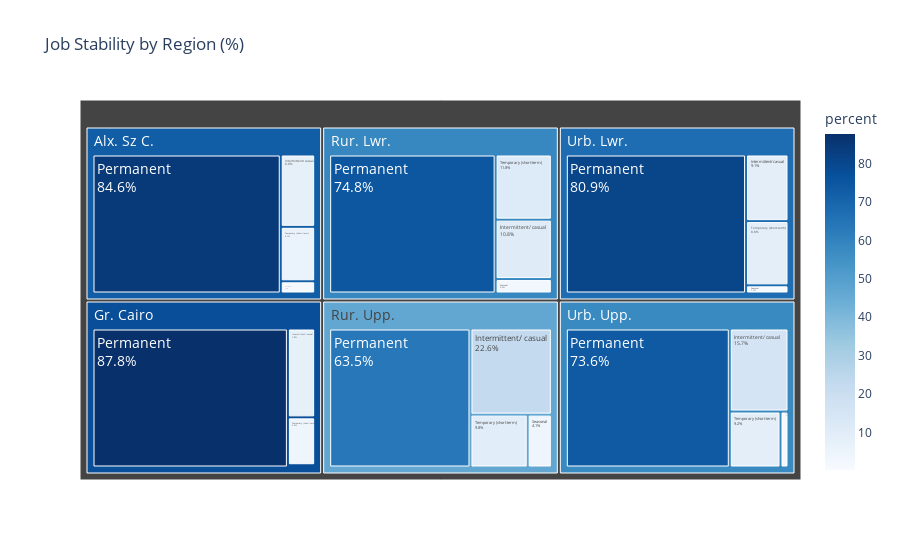

The cell this chart's notebook holds for it:
### Code cell
# حساب التوزيع والنسب المئوية
region_stability = (
    df.groupby(['region', 'job_stability'])
      .size()
      .reset_index(name='count'))

# حساب النسبة المئوية داخل كل إقليم
region_stability['percent'] = (
    region_stability.groupby('region')['count']
    .transform(lambda x: 100 * x / x.sum()))

# ترتيب الأعمدة للوضوح
region_stability = region_stability[['region', 'job_stability', 'count', 'percent']]
print(region_stability.head(10))  # عرض أول 10 صفوف للتأكد

#  رسم Treemap لتوزيع النسب
fig = px.treemap(
    region_stability,
    path=['region', 'job_stability'],
    values='percent',
    color='percent',
    color_continuous_scale='Blues',
    title='Job Stability by Region (%)')

fig.update_traces(
    texttemplate='%{label}<br>%{value:.1f}%',
    textfont_size=14)

fig.show()

### Figure 1 — Plotly figure (JSON) as saved in the notebook; plotly's stock layout.template omitted (floating-point values rounded to 4 significant figures)
{"data": [{"branchvalues": "total", "customdata": [[8.038], [7.831], [10.79], [22.64], [9.133], [15.74], [84.55], [87.75], [74.76], [63.46], [80.95], [73.64], [1.357], [0.2008], [2.62], [4.121], [1.117], [1.445], [6.054], [4.217], [11.83], [9.775], [8.804], [9.168], [72.52], [77.79], [58.52], [46.53], [67.14], [57.57]], "domain": {"x": [0, 1], "y": [0, 1]}, "hovertemplate": "labels=%{label}<br>percent_sum=%{value}<br>parent=%{parent}<br>id=%{id}<br>percent=%{color}<extra></extra>", "ids": ["Alx. Sz C./Intermittent/ casual", "Gr. Cairo/Intermittent/ casual", "Rur. Lwr./Intermittent/ casual", "Rur. Upp./Intermittent/ casual", "Urb. Lwr./Intermittent/ casual", "Urb. Upp./Intermittent/ casual", "Alx. Sz C./Permanent", "Gr. Cairo/Permanent", "Rur. Lwr./Permanent", "Rur. Upp./Permanent", "Urb. Lwr./Permanent", "Urb. Upp./Permanent", "Alx. Sz C./Seasonal", "Gr. Cairo/Seasonal", "Rur. Lwr./Seasonal", "Rur. Upp./Seasonal", "Urb. Lwr./Seasonal", "Urb. Upp./Seasonal", "Alx. Sz C./Temporary (short-term)", "Gr. Cairo/Temporary (short-term)", "Rur. Lwr./Temporary (short-term)", "Rur. Upp./Temporary (short-term)", "Urb. Lwr./Temporary (short-term)", "Urb. Upp./Temporary (short-term)", "Alx. Sz C.", "Gr. Cairo", "Rur. Lwr.", "Rur. Upp.", "Urb. Lwr.", "Urb. Upp."], "labels": ["Intermittent/ casual", "Intermittent/ casual", "Intermittent/ casual", "Intermittent/ casual", "Intermittent/ casual", "Intermittent/ casual", "Permanent", "Permanent", "Permanent", "Permanent", "Permanent", "Permanent", "Seasonal", "Seasonal", "Seasonal", "Seasonal", "Seasonal", "Seasonal", "Temporary (short-term)", "Temporary (short-term)", "Temporary (short-term)", "Temporary (short-term)", "Temporary (short-term)", "Temporary (short-term)", "Alx. Sz C.", "Gr. Cairo", "Rur. Lwr.", "Rur. Upp.", "Urb. Lwr.", "Urb. Upp."], "marker": {"coloraxis": "coloraxis", "colors": [8.038, 7.831, 10.79, 22.64, 9.133, 15.74, 84.55, 87.75, 74.76, 63.46, 80.95, 73.64, 1.357, 0.2008, 2.62, 4.121, 1.117, 1.445, 6.054, 4.217, 11.83, 9.775, 8.804, 9.168, 72.52, 77.79, 58.52, 46.53, 67.14, 57.57]}, "name": "", "parents": ["Alx. Sz C.", "Gr. Cairo", "Rur. Lwr.", "Rur. Upp.", "Urb. Lwr.", "Urb. Upp.", "Alx. Sz C.", "Gr. Cairo", "Rur. Lwr.", "Rur. Upp.", "Urb. Lwr.", "Urb. Upp.", "Alx. Sz C.", "Gr. Cairo", "Rur. Lwr.", "Rur. Upp.", "Urb. Lwr.", "Urb. Upp.", "Alx. Sz C.", "Gr. Cairo", "Rur. Lwr.", "Rur. Upp.", "Urb. Lwr.", "Urb. Upp.", "", "", "", "", "", ""], "textfont": {"size": 14}, "texttemplate": "%{label}<br>%{value:.1f}%", "type": "treemap", "values": [8.038, 7.831, 10.79, 22.64, 9.133, 15.74, 84.55, 87.75, 74.76, 63.46, 80.95, 73.64, 1.357, 0.2008, 2.62, 4.121, 1.117, 1.445, 6.054, 4.217, 11.83, 9.775, 8.804, 9.168, 100, 100, 100, 100, 100, 100]}], "layout": {"coloraxis": {"colorbar": {"title": {"text": "percent"}}, "colorscale": [[0, "rgb(247,251,255)"], [0.125, "rgb(222,235,247)"], [0.25, "rgb(198,219,239)"], [0.375, "rgb(158,202,225)"], [0.5, "rgb(107,174,214)"], [0.625, "rgb(66,146,198)"], [0.75, "rgb(33,113,181)"], [0.875, "rgb(8,81,156)"], [1, "rgb(8,48,107)"]]}, "legend": {"tracegroupgap": 0}, "title": {"text": "Job Stability by Region (%)"}}}
